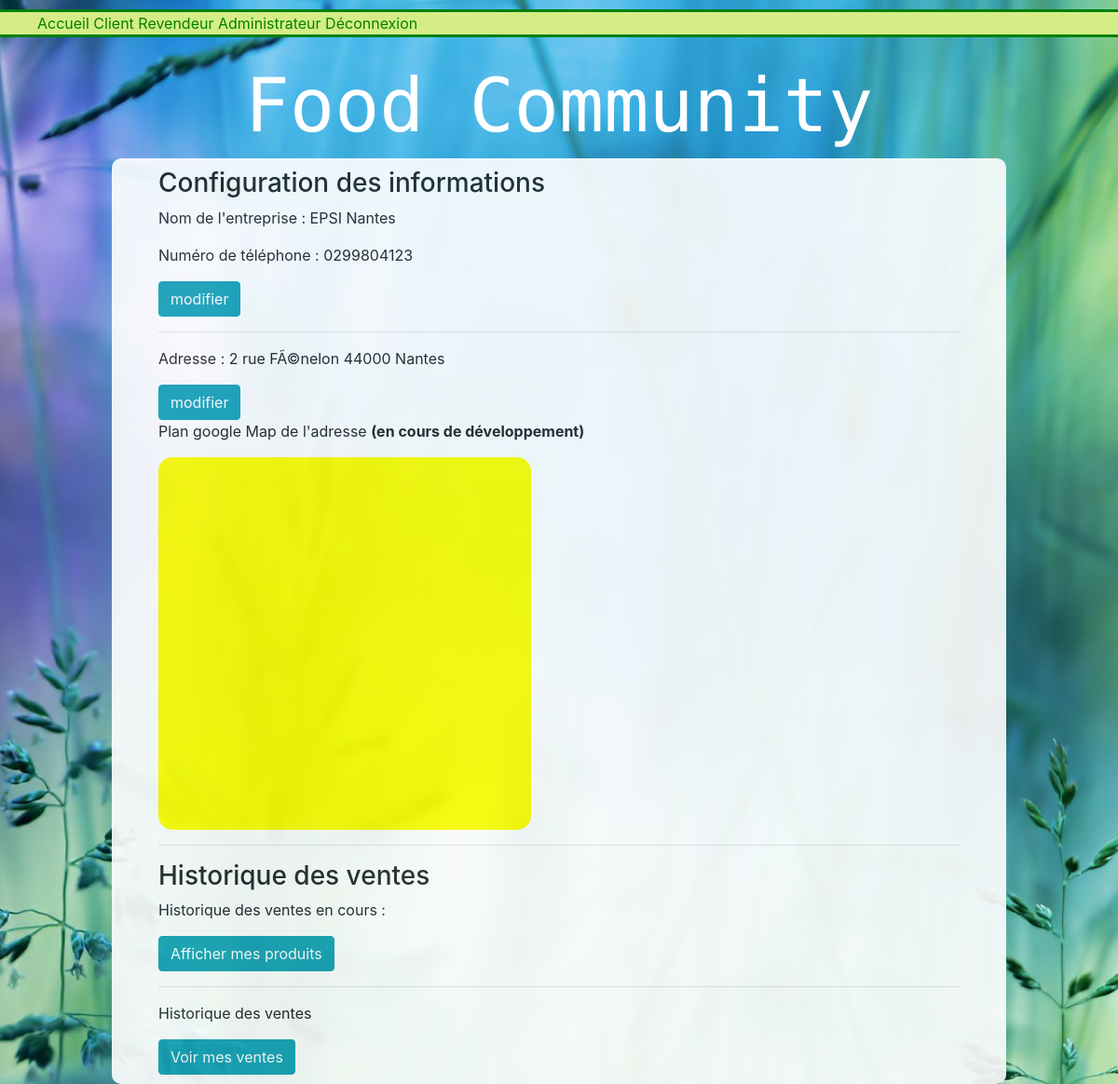
The app's page /configVendeur.php (signed in), older data.
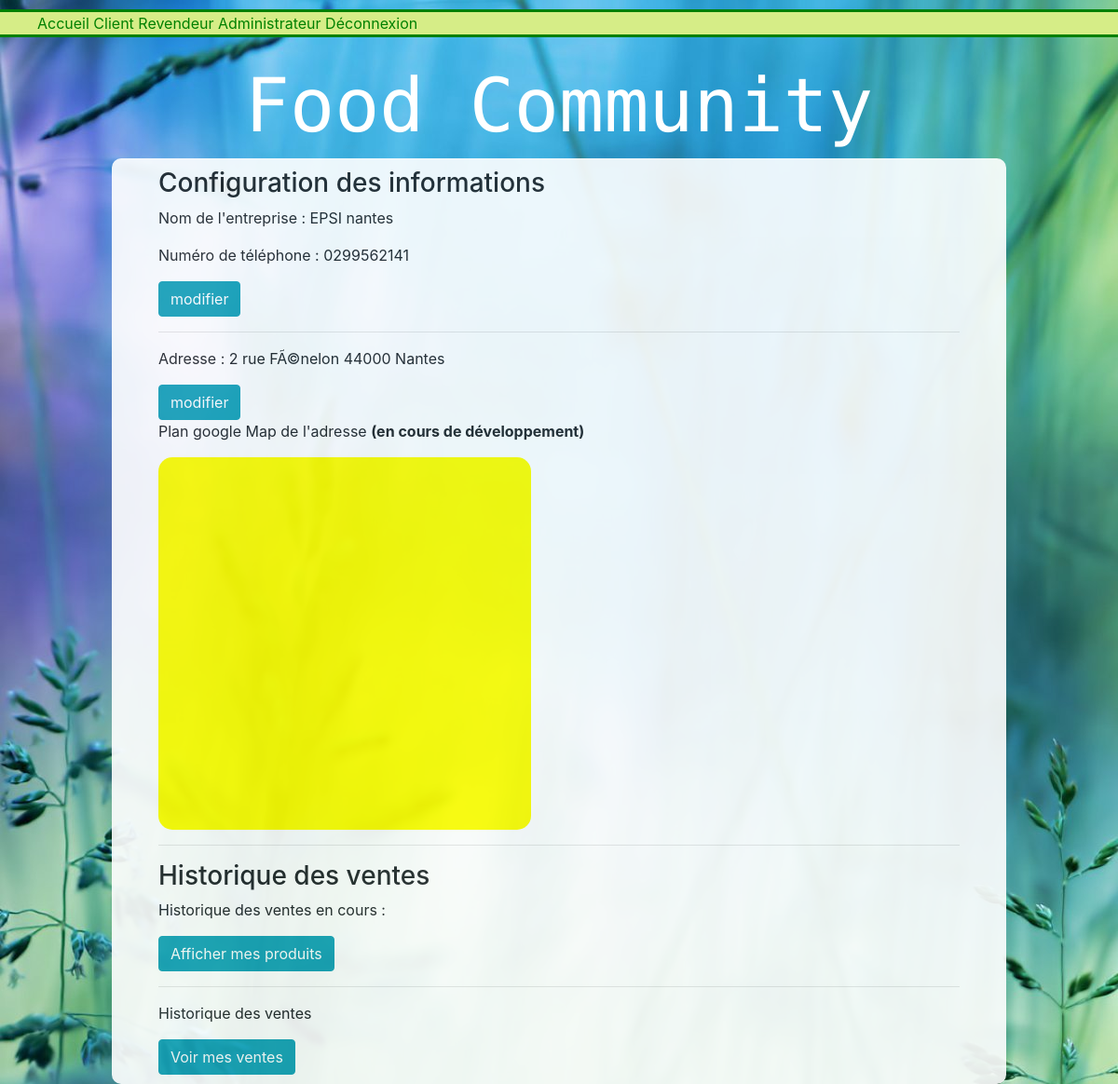
The same page, newer data.
### tables this page shows
CREATE TABLE `commerce` (
  `id` int(11) NOT NULL,
  `Nom` varchar(100) NOT NULL,
  `Mail` varchar(100) NOT NULL,
  `password` varchar(100) NOT NULL,
  `Telephone` int(12) NOT NULL
);

### Classes/Commerce.php (called while the page is built, shortened)
<?php
class Commerce
{
    private $Nom;
    private $Telephone;
    public function getNom()
    {
        return $this->Nom;
    }
    public function setNom($Nom)
    {
        $this->Nom = $Nom;
    }
    public function getTelephone()
    {
        return $this->Telephone;
    }
    public function setTelephone($Telephone)
    {
        $this->Telephone = $Telephone;
    }
   public static function getCommerceById($id){
       $db= new PDO("mysql:host=".config::SERVERNAME.";dbname=".config::DBNAME,config::USER,config::PASSWORD);
       $req = $db->prepare("SELECT * FROM commerce WHERE id=:id");
       $req->bindParam(":id",$id);
       $req->execute();
       $resultat= $req->fetchAll();
       $Nom= $resultat[0]["Nom"];
       $Mail = $resultat[0]["Mail"];
       $password = $resultat[0]["password"];
       $telephone = $resultat[0]["Telephone"];
       $commerce = new Commerce($Nom,$Mail,$password,$telephone);
       $commerce->id = $id;
       return $commerce;
   }
}

### Classes/Adresses.php (called while the page is built, shortened)
<?php
class Adresses
{
    private $Adresse;
    private $CodePostal;
    private $Ville;
    public function getAdresse()
    {
        return $this->Adresse;
    }
    public function setAdresse($Adresse)
    {
        $this->Adresse = $Adresse;
    }
    public function getCodePostal()
    {
        return $this->CodePostal;
    }
    public function setCodePostal($CodePostal)
    {
        $this->CodePostal = $CodePostal;
    }
    public function getVille()
    {
        return $this->Ville;
    }
    public function setVille($Ville)
    {
        $this->Ville = $Ville;
    }
    public static function getAdresseById($id)
    {
        $db = new PDO("mysql:host=" . config::SERVERNAME . ";dbname=" . config::DBNAME, config::USER, config::PASSWORD);
        $req = $db->prepare("SELECT * FROM Adresse WHERE id=:id");
        $req->bindParam(":id", $id);
        $req->execute();
        $result = $req->fetchAll();
        $address = $result[0]["Adresse"];
        $Ville = $result[0]["Ville"];
        $cp = $result [0]["CodePostal"];
        $id_commerce = $result[0]["id_commerce"];
        $Adresse = new Adresses($address, $cp, $id_commerce, $Ville);
        $Adresse->setId($id);
        return $Adresse;
    }
    public static function getAdresseByIdCommerce($id_commerce)
    {
        $db = new PDO("mysql:host=" . config::SERVERNAME . ";dbname=" . config::DBNAME, config::USER, config::PASSWORD);
        $req = $db->prepare("SELECT * FROM Adresse WHERE id_commerce=:id_commerce");
        $req->bindParam(":id_commerce", $id_commerce);
        $req->execute();
        $result = $req->fetchAll();
        $Adresse = Adresses::getAdresseById($result[0]["id"]);
        return $Adresse;
    }
}

### configVendeur.php (the view, shortened to what this page needs)
<!doctype html>
<html>
<head>
    <link rel="stylesheet" type="text/css" href="css/index.css">
    <link rel="stylesheet" href="https://maxcdn.bootstrapcdn.com/bootstrap/4.0.0-beta/css/bootstrap.min.css"
>
</head>
<body>
<?php
include_once "Classes/Commerce.php";
include_once "Classes/Adresses.php";
$id_commerce = $_SESSION["UserId"];
$commerce = Commerce::getCommerceById($id_commerce);
$Adresse = Adresses::getAdresseByIdCommerce($id_commerce);
include_once "menu.php"; ?>
<h2 id="mainTitle">Food Community</h2>
<div id="formulaire">
    <h3>Configuration des informations</h3>
    <p>Nom de l'entreprise : <?php echo $commerce->getNom() ?> </p>
    <div>
        <p>Numéro de téléphone : <?php echo "0" . $commerce->getTelephone() ?> </p>
        <input type="button" class="btn btn-info " id="btnmodi" value="modifier" onclick="modiTel()">
    </div>
    <hr>
    <div style="position:relative;">
        <p>Adresse
            : <?php echo $Adresse->getAdresse() . " " . $Adresse->getCodePostal() . " " . $Adresse->getVille() ?> </p>
        <input type="button" class="btn btn-info" value="modifier">
        <br>
        <p>Plan google Map de l'adresse <b>(en cours de développement)</b></p>
        <div id="map" style="width:400px;height:400px;background:yellow; border-radius:15px;"></div>
    </div>
    <hr>
    <h3>Historique des ventes</h3>
    <p>Historique des ventes en cours : </p>
    <input type="button" class="btn btn-info" value="Afficher mes produits">
    <hr>
    <p>Historique des ventes </p>
    <input type="button" class="btn btn-info" value="Voir mes ventes">
</div>
</body>
</html>

Row changes from the older to the newer data that the page shows:
changed commerce: Nom "EPSI Nantes" → "EPSI nantes"; Telephone "299804123" → "299562141"
